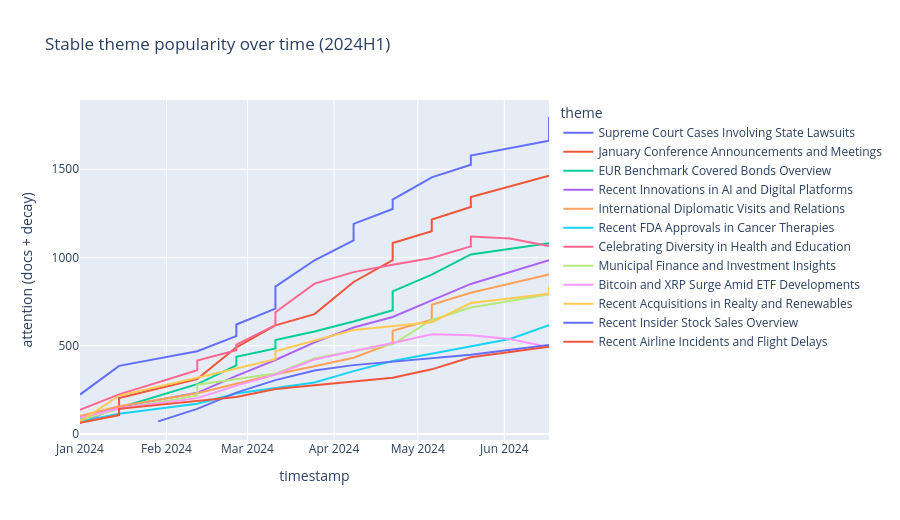

The cell this chart's notebook holds for it:
### Markdown cell above
## 5. Timeline — do they really stay?

Popularity per slice for the stable themes. Flat or rising lines = persistent attention; sharp single spikes = probably noise.

### Code cell
bertrend.calculate_signal_popularity()
timeline_rows = []
for tid in stable["theme_id"]:
    ts_data = bertrend.topic_sizes[tid]
    label = catalog_df.loc[catalog_df["theme_id"] == tid, "title"].iloc[0]
    for ts, pop in zip(ts_data["Timestamps"], ts_data["Popularity"]):
        timeline_rows.append({"theme_id": tid, "title": label, "timestamp": ts, "popularity": pop})

timeline = pd.DataFrame(timeline_rows)
fig = px.line(
    timeline,
    x="timestamp", y="popularity", color="title",
    title=f"Stable theme popularity over time ({TAG})",
    labels={"popularity": "attention (docs + decay)", "title": "theme"},
)
fig.update_layout(legend_title_text="theme", height=520)
out_html = OUTPUT_DIR / f"bertrend_stable_themes_{TAG}.html"
fig.write_html(out_html)
fig.show()
print(f"Saved → {out_html}")

### Figure 1 — Plotly figure (JSON) as saved in the notebook; plotly's stock layout.template omitted (floating-point values rounded to 4 significant figures)
{"data": [{"hovertemplate": "theme=Supreme Court Cases Involving State Lawsuits<br>timestamp=%{x}<br>attention (docs + decay)=%{y}<extra></extra>", "legendgroup": "Supreme Court Cases Involving State Lawsuits", "line": {"color": "#636efa", "dash": "solid"}, "marker": {"symbol": "circle"}, "mode": "lines", "name": "Supreme Court Cases Involving State Lawsuits", "orientation": "v", "showlegend": true, "type": "scatter", "x": ["2024-01-01T00:00:00", "2024-01-15T00:00:00", "2024-02-12T00:00:00", "2024-02-26T00:00:00", "2024-02-26T00:00:00", "2024-03-11T00:00:00", "2024-03-11T00:00:00", "2024-03-11T00:00:00", "2024-03-25T00:00:00", "2024-04-08T00:00:00", "2024-04-08T00:00:00", "2024-04-08T00:00:00", "2024-04-22T00:00:00", "2024-04-22T00:00:00", "2024-05-06T00:00:00", "2024-05-20T00:00:00", "2024-05-20T00:00:00", "2024-06-17T00:00:00", "2024-06-17T00:00:00", "2024-06-17T00:00:00"], "xaxis": "x", "y": [223.0, 386.0, 469.0, 554.0, 620.0, 710.0, 783.0, 835.0, 984.0, 1097.0, 1146.0, 1190.0, 1275.0, 1328.0, 1454.0, 1526.0, 1578.0, 1662.0, 1747.0, 1796.0], "yaxis": "y"}, {"hovertemplate": "theme=January Conference Announcements and Meetings<br>timestamp=%{x}<br>attention (docs + decay)=%{y}<extra></extra>", "legendgroup": "January Conference Announcements and Meetings", "line": {"color": "#EF553B", "dash": "solid"}, "marker": {"symbol": "circle"}, "mode": "lines", "name": "January Conference Announcements and Meetings", "orientation": "v", "showlegend": true, "type": "scatter", "x": ["2024-01-01T00:00:00", "2024-01-15T00:00:00", "2024-01-15T00:00:00", "2024-02-12T00:00:00", "2024-02-26T00:00:00", "2024-03-11T00:00:00", "2024-03-25T00:00:00", "2024-04-08T00:00:00", "2024-04-22T00:00:00", "2024-04-22T00:00:00", "2024-04-22T00:00:00", "2024-05-06T00:00:00", "2024-05-06T00:00:00", "2024-05-20T00:00:00", "2024-05-20T00:00:00", "2024-06-17T00:00:00"], "xaxis": "x", "y": [97.0, 148.0, 204.0, 311.0, 491.0, 615.0, 679.0, 861.0, 985.0, 1042.0, 1082.0, 1149.0, 1215.0, 1286.0, 1342.0, 1464.0], "yaxis": "y"}, {"hovertemplate": "theme=EUR Benchmark Covered Bonds Overview<br>timestamp=%{x}<br>attention (docs + decay)=%{y}<extra></extra>", "legendgroup": "EUR Benchmark Covered Bonds Overview", "line": {"color": "#00cc96", "dash": "solid"}, "marker": {"symbol": "circle"}, "mode": "lines", "name": "EUR Benchmark Covered Bonds Overview", "orientation": "v", "showlegend": true, "type": "scatter", "x": ["2024-01-01T00:00:00", "2024-01-15T00:00:00", "2024-02-12T00:00:00", "2024-02-26T00:00:00", "2024-02-26T00:00:00", "2024-03-11T00:00:00", "2024-03-11T00:00:00", "2024-03-25T00:00:00", "2024-04-08T00:00:00", "2024-04-22T00:00:00", "2024-04-22T00:00:00", "2024-04-22T00:00:00", "2024-05-06T00:00:00", "2024-05-20T00:00:00", "2024-06-17T00:00:00"], "xaxis": "x", "y": [84.0, 148.0, 282.0, 388.0, 437.0, 484.0, 532.0, 580.0, 637.0, 701.0, 763.0, 808.0, 903.0, 1017.0, 1080.0], "yaxis": "y"}, {"hovertemplate": "theme=Recent Innovations in AI and Digital Platforms<br>timestamp=%{x}<br>attention (docs + decay)=%{y}<extra></extra>", "legendgroup": "Recent Innovations in AI and Digital Platforms", "line": {"color": "#ab63fa", "dash": "solid"}, "marker": {"symbol": "circle"}, "mode": "lines", "name": "Recent Innovations in AI and Digital Platforms", "orientation": "v", "showlegend": true, "type": "scatter", "x": ["2024-01-01T00:00:00", "2024-01-15T00:00:00", "2024-02-12T00:00:00", "2024-02-26T00:00:00", "2024-03-11T00:00:00", "2024-03-25T00:00:00", "2024-04-08T00:00:00", "2024-04-22T00:00:00", "2024-05-06T00:00:00", "2024-05-20T00:00:00", "2024-06-17T00:00:00"], "xaxis": "x", "y": [62.0, 153.0, 233.0, 329.0, 419.0, 519.0, 603.0, 663.0, 757.0, 850.0, 984.0], "yaxis": "y"}, {"hovertemplate": "theme=International Diplomatic Visits and Relations<br>timestamp=%{x}<br>attention (docs + decay)=%{y}<extra></extra>", "legendgroup": "International Diplomatic Visits and Relations", "line": {"color": "#FFA15A", "dash": "solid"}, "marker": {"symbol": "circle"}, "mode": "lines", "name": "International Diplomatic Visits and Relations", "orientation": "v", "showlegend": true, "type": "scatter", "x": ["2024-01-01T00:00:00", "2024-01-15T00:00:00", "2024-02-12T00:00:00", "2024-02-26T00:00:00", "2024-03-11T00:00:00", "2024-03-25T00:00:00", "2024-04-08T00:00:00", "2024-04-22T00:00:00", "2024-04-22T00:00:00", "2024-05-06T00:00:00", "2024-05-06T00:00:00", "2024-05-06T00:00:00", "2024-05-20T00:00:00", "2024-06-17T00:00:00"], "xaxis": "x", "y": [102.0, 157.0, 231.0, 283.0, 338.0, 383.0, 432.0, 515.0, 584.0, 647.0, 690.0, 732.0, 800.0, 903.0], "yaxis": "y"}, {"hovertemplate": "theme=Recent FDA Approvals in Cancer Therapies<br>timestamp=%{x}<br>attention (docs + decay)=%{y}<extra></extra>", "legendgroup": "Recent FDA Approvals in Cancer Therapies", "line": {"color": "#19d3f3", "dash": "solid"}, "marker": {"symbol": "circle"}, "mode": "lines", "name": "Recent FDA Approvals in Cancer Therapies", "orientation": "v", "showlegend": true, "type": "scatter", "x": ["2024-01-01T00:00:00", "2024-01-15T00:00:00", "2024-02-12T00:00:00", "2024-02-26T00:00:00", "2024-03-25T00:00:00", "2024-04-08T00:00:00", "2024-04-22T00:00:00", "2024-05-06T00:00:00", "2024-05-20T00:00:00", "2024-06-03T00:00:00", "2024-06-17T00:00:00"], "xaxis": "x", "y": [71.0, 115.0, 171.0, 229.0, 292.0, 356.0, 413.0, 454.0, 493.0, 538.0, 616.0], "yaxis": "y"}, {"hovertemplate": "theme=Celebrating Diversity in Health and Education<br>timestamp=%{x}<br>attention (docs + decay)=%{y}<extra></extra>", "legendgroup": "Celebrating Diversity in Health and Education", "line": {"color": "#FF6692", "dash": "solid"}, "marker": {"symbol": "circle"}, "mode": "lines", "name": "Celebrating Diversity in Health and Education", "orientation": "v", "showlegend": true, "type": "scatter", "x": ["2024-01-01T00:00:00", "2024-01-15T00:00:00", "2024-02-12T00:00:00", "2024-02-12T00:00:00", "2024-02-26T00:00:00", "2024-02-26T00:00:00", "2024-03-11T00:00:00", "2024-03-11T00:00:00", "2024-03-25T00:00:00", "2024-04-08T00:00:00", "2024-04-22T00:00:00", "2024-05-06T00:00:00", "2024-05-20T00:00:00", "2024-05-20T00:00:00", "2024-06-03T00:00:00", "2024-06-17T00:00:00"], "xaxis": "x", "y": [136.0, 224.0, 361.0, 416.0, 474.0, 506.0, 616.0, 690.0, 852.0, 917.0, 959.0, 997.0, 1063.0, 1119.0, 1108.0, 1064.0], "yaxis": "y"}, {"hovertemplate": "theme=Municipal Finance and Investment Insights<br>timestamp=%{x}<br>attention (docs + decay)=%{y}<extra></extra>", "legendgroup": "Municipal Finance and Investment Insights", "line": {"color": "#B6E880", "dash": "solid"}, "marker": {"symbol": "circle"}, "mode": "lines", "name": "Municipal Finance and Investment Insights", "orientation": "v", "showlegend": true, "type": "scatter", "x": ["2024-01-01T00:00:00", "2024-01-15T00:00:00", "2024-02-12T00:00:00", "2024-02-12T00:00:00", "2024-03-11T00:00:00", "2024-03-25T00:00:00", "2024-04-22T00:00:00", "2024-05-06T00:00:00", "2024-05-20T00:00:00", "2024-06-17T00:00:00"], "xaxis": "x", "y": [77.0, 143.0, 217.0, 279.0, 342.0, 429.0, 508.0, 646.0, 716.0, 790.0], "yaxis": "y"}, {"hovertemplate": "theme=Bitcoin and XRP Surge Amid ETF Developments<br>timestamp=%{x}<br>attention (docs + decay)=%{y}<extra></extra>", "legendgroup": "Bitcoin and XRP Surge Amid ETF Developments", "line": {"color": "#FF97FF", "dash": "solid"}, "marker": {"symbol": "circle"}, "mode": "lines", "name": "Bitcoin and XRP Surge Amid ETF Developments", "orientation": "v", "showlegend": true, "type": "scatter", "x": ["2024-01-01T00:00:00", "2024-01-15T00:00:00", "2024-02-12T00:00:00", "2024-02-26T00:00:00", "2024-03-11T00:00:00", "2024-03-25T00:00:00", "2024-04-08T00:00:00", "2024-04-22T00:00:00", "2024-05-06T00:00:00", "2024-05-20T00:00:00", "2024-06-03T00:00:00", "2024-06-17T00:00:00"], "xaxis": "x", "y": [92.0, 144.0, 203.0, 274.0, 337.0, 422.0, 470.0, 515.0, 565.0, 559.4, 537.4, 491.2], "yaxis": "y"}, {"hovertemplate": "theme=Recent Acquisitions in Realty and Renewables<br>timestamp=%{x}<br>attention (docs + decay)=%{y}<extra></extra>", "legendgroup": "Recent Acquisitions in Realty and Renewables", "line": {"color": "#FECB52", "dash": "solid"}, "marker": {"symbol": "circle"}, "mode": "lines", "name": "Recent Acquisitions in Realty and Renewables", "orientation": "v", "showlegend": true, "type": "scatter", "x": ["2024-01-01T00:00:00", "2024-01-15T00:00:00", "2024-02-12T00:00:00", "2024-03-11T00:00:00", "2024-03-11T00:00:00", "2024-04-08T00:00:00", "2024-05-06T00:00:00", "2024-05-20T00:00:00", "2024-06-17T00:00:00", "2024-06-17T00:00:00"], "xaxis": "x", "y": [69.0, 217.0, 318.0, 423.0, 468.0, 589.0, 633.0, 742.0, 795.0, 835.0], "yaxis": "y"}, {"hovertemplate": "theme=Recent Insider Stock Sales Overview<br>timestamp=%{x}<br>attention (docs + decay)=%{y}<extra></extra>", "legendgroup": "Recent Insider Stock Sales Overview", "line": {"color": "#636efa", "dash": "solid"}, "marker": {"symbol": "circle"}, "mode": "lines", "name": "Recent Insider Stock Sales Overview", "orientation": "v", "showlegend": true, "type": "scatter", "x": ["2024-01-29T00:00:00", "2024-02-12T00:00:00", "2024-02-26T00:00:00", "2024-03-11T00:00:00", "2024-03-25T00:00:00", "2024-04-08T00:00:00", "2024-05-20T00:00:00", "2024-06-17T00:00:00"], "xaxis": "x", "y": [71.0, 142.0, 234.0, 305.0, 360.0, 390.0, 449.0, 504.0], "yaxis": "y"}, {"hovertemplate": "theme=Recent Airline Incidents and Flight Delays<br>timestamp=%{x}<br>attention (docs + decay)=%{y}<extra></extra>", "legendgroup": "Recent Airline Incidents and Flight Delays", "line": {"color": "#EF553B", "dash": "solid"}, "marker": {"symbol": "circle"}, "mode": "lines", "name": "Recent Airline Incidents and Flight Delays", "orientation": "v", "showlegend": true, "type": "scatter", "x": ["2024-01-01T00:00:00", "2024-01-15T00:00:00", "2024-01-15T00:00:00", "2024-02-26T00:00:00", "2024-03-11T00:00:00", "2024-04-22T00:00:00", "2024-05-06T00:00:00", "2024-05-20T00:00:00", "2024-06-17T00:00:00"], "xaxis": "x", "y": [64.0, 107.0, 142.0, 209.0, 255.0, 319.0, 366.0, 435.0, 494.0], "yaxis": "y"}], "layout": {"height": 520, "legend": {"title": {"text": "theme"}, "tracegroupgap": 0}, "title": {"text": "Stable theme popularity over time (2024H1)"}, "xaxis": {"anchor": "y", "domain": [0, 1], "title": {"text": "timestamp"}}, "yaxis": {"anchor": "x", "domain": [0, 1], "title": {"text": "attention (docs + decay)"}}}}
